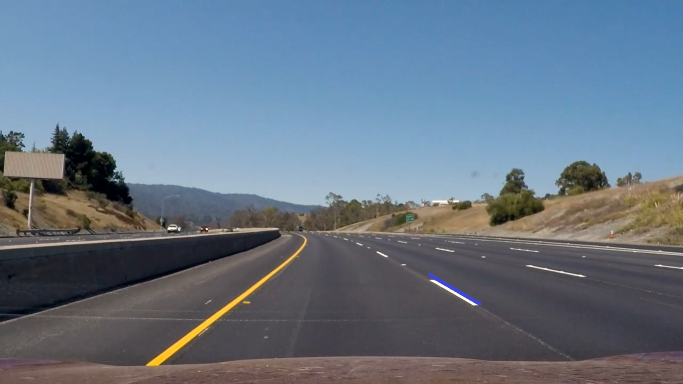
#> input picture test.png, 1366 x 768 px, given in place of find10.mp4, which was not available (shown at 1/2 size)
$ python fuk2.py
#> lines starting #> are read from the running program, lines starting #| are printed output that depends on the picture; after the words box and inside, x2 and y2 are one past the last pixel; in counts of white or black regions, pixels touching at a corner belong together; long printed decimals are rounded; pictures that were not available may be replaced by others from this repository, and a replacement may not be noted
import cv2
import numpy as np
import imutils
import matplotlib.pyplot as plt
import moviepy.editor as mp
# [5 lines of commented-out code are left out]
cap = cv2.VideoCapture("find10.mp4")
# # clip = mp.VideoFileClip("original.mp4")
# # clip_resized = clip.resize(height=360)
while True:
    ret,image=cap.read()
#> image is the input picture: shape (768, 1366, 3); mean B, G, R 133.4, 117.6, 102.7
    lane_image = cv2.GaussianBlur(image,(5,5),0)
    # [4 lines of commented-out code are left out]
    low_white = np.array([0,0, 214])
    up_white = np.array([180, 255, 255])
    hsv=cv2.cvtColor(lane_image, cv2.COLOR_BGR2HSV)
#> hsv: shape (768, 1366, 3); mean H, S, V 91.4, 73.9, 140.6
    mask_white = cv2.inRange(hsv,low_white,up_white)
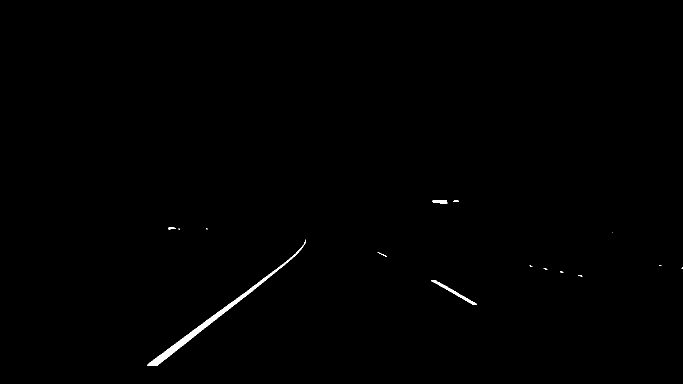
#> mask_white: shape (768, 1366) (shown at 1/2 size); 0.38% white; 15 white regions (9 under 20 px), largest, box (x1, y1, x2, y2) and area: (294, 479, 612, 731) 3179, (862, 560, 954, 610) 517, (864, 400, 895, 407) 153, (336, 455, 352, 459) 46, (755, 504, 774, 513) 31, (907, 401, 918, 404) 30
    result2=cv2.bitwise_and(lane_image,lane_image,mask=mask_white)
    canny2=cv2.Canny(result2,100,250)
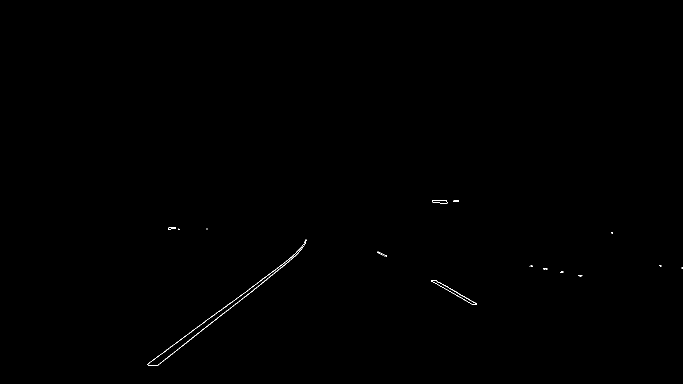
#> canny2: shape (768, 1366) (shown at 1/2 size); 0.14% white in thin lines or dots, all inside (x1, y1, x2, y2) = (294, 400, 1366, 731)
    lines2=cv2.HoughLinesP(canny2,2,np.pi/180,100,np.array([]),minLineLength=10,maxLineGap=1)
#> lines2 = 14 rows, first 6: [506, 580, 541, 552], [391, 657, 439, 621], [363, 693, 426, 642], [515, 565, 569, 525], [296, 727, 364, 677], [542, 551, 572, 527]
    heso_a_am=[]
    heso_b_am=[]
    heso_a_duong=[]
    heso_b_duong=[]
    heso_a=[]
    heso_b=[]
    frame=0
    try:
        for line in lines2:
            x1,y1,x2,y2=line.reshape(4)
            parameters=np.polyfit((x1,x2),(y1,y2),1)
            cv2.line(lane_image,(x1,y1),(x2,y2),(255,0,0),5)
            loai=0
            if abs(parameters[0])>0.3:
                for g in range(len(heso_a)):
                    if abs(heso_a[g]-parameters[0])<0.5:
                        loai+=1
                if loai==0:
                    heso_a.append(parameters[0])
                    heso_b.append(parameters[1])
#> this loop made 14 passes
#> (x1, y1, x2, y2, parameters) on passes 1 to 12: (506, 580, 541, 552, [-0.8, 984.8]), (391, 657, 439, 621, [-0.75, 950.3]), (363, 693, 426, 642, [-0.81, 986.9]), (515, 565, 569, 525, [-0.741, 946.5]), (296, 727, 364, 677, [-0.735, 944.6]), (542, 551, 572, 527, [-0.8, 984.6]), (465, 613, 485, 596, [-0.85, 1008.2]), (344, 708, 362, 693, [-0.833, 994.7]), (363, 677, 398, 651, [-0.743, 946.7]), (872, 561, 952, 607, [0.575, 59.6]), (439, 622, 487, 586, [-0.75, 951.3]), (448, 626, 466, 611, [-0.833, 999.3])
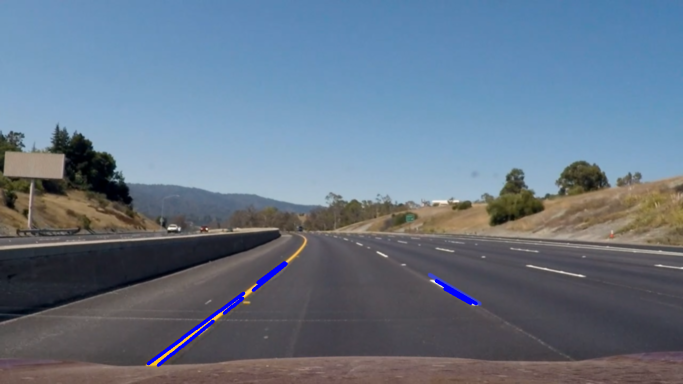
#> lane_image: shape (768, 1366, 3) (shown at 1/2 size); mean B, G, R 134.2, 116.9, 101.8
#> after the loop, heso_a = [-0.8, 0.575]; heso_b = [984.8, 59.6]
        for i in range(len(heso_a)):
            if heso_a[i]<0:
                heso_a_am.append(heso_a[i])
                heso_b_am.append(heso_b[i])
            if parameters[0]>0:
                heso_a_duong.append(heso_a[i])
                heso_b_duong.append(heso_b[i])
#> this loop made 2 passes
#> after the loop, heso_a_am = [-0.8]; heso_a_duong = []; heso_b_am = [984.8]; heso_b_duong = []
        print(heso_a_duong,heso_a_am)
#| [] [-0.8]
# image =cv2.imread('phanlan.png')
# ret,image=cap.read()
        if heso_a_am and heso_a_duong is not None:
            vi_tri_am=0
            vi_tri_duong=0
            max_am=max(heso_a_am)
#> max_am = -0.8
            for d in range(len(heso_a_am)):
                if heso_a_am[d]==max_am:
                    vi_tri_am=d
#> this loop made 1 pass
#> vi_tri_am on pass 1: 0
#> (the run stopped early here; a loop or call above may not have finished)

$ run again, on PHANLAN2.png
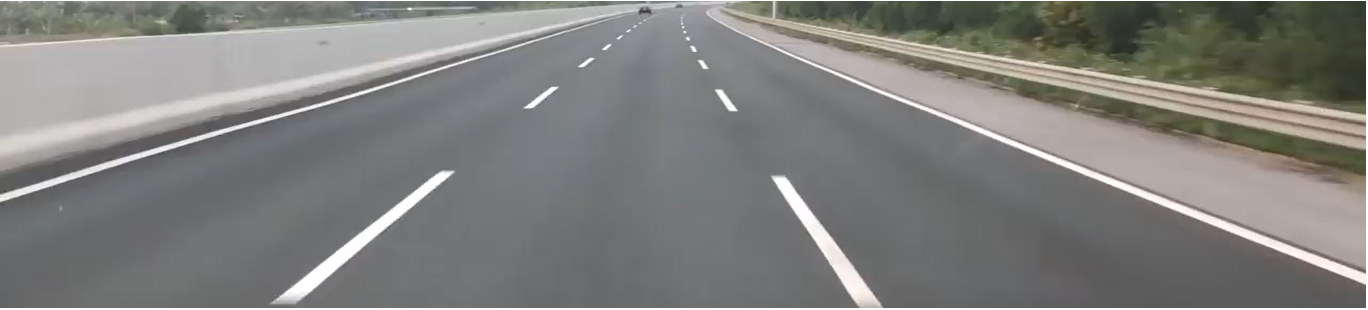
#> input picture PHANLAN2.png, 1368 x 310 px, given in place of find10.mp4, which was not available
#> image is the input picture: shape (310, 1368, 3); mean B, G, R 125.5, 128.1, 127.9
#> hsv: shape (310, 1368, 3); mean H, S, V 68.1, 17, 130.7
#> `mask_white = cv2.inRange(hsv,low_white,up_white)`:
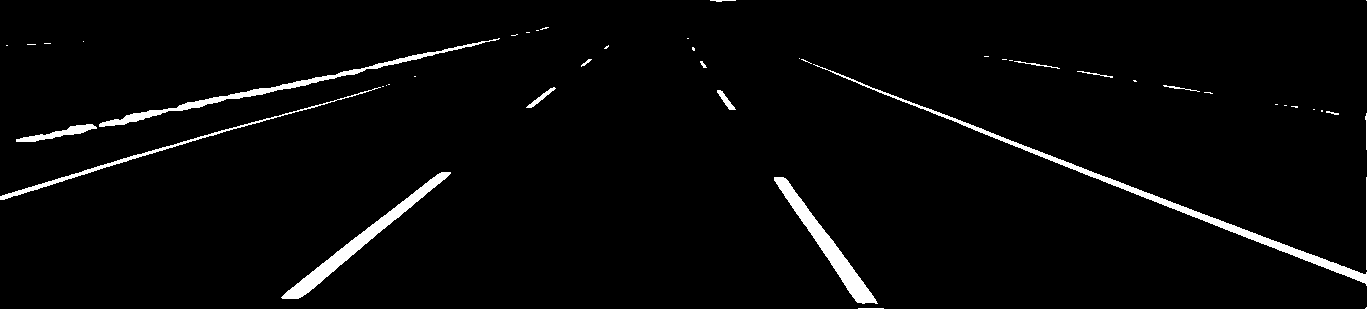
#> mask_white: shape (310, 1368); 3.2% white; 42 white regions (27 under 20 px), largest, box (x1, y1, x2, y2) and area: (0, 0, 1368, 310) 4880, (281, 172, 451, 299) 2296, (774, 177, 878, 304) 2178
#> canny2: shape (310, 1368); 1.5% white in thin lines or dots
#> lines2 = 66 rows, first 6: [493, 308, 684, 308], [798, 58, 809, 63], [983, 129, 1233, 225], [0, 308, 60, 308], [1164, 308, 1293, 308], [30, 136, 43, 134]
#> the loop `for line in lines2:` made 66 passes
#> (x1, y1, x2, y2, parameters) on passes 1 to 8: (493, 308, 684, 308, [2.91e-16, 308]), (798, 58, 809, 63, [0.455, -304.7]), (983, 129, 1233, 225, [0.384, -248.5]), (0, 308, 60, 308, [-1.41e-15, 308]), (1164, 308, 1293, 308, [-2.8e-16, 308]), (30, 136, 43, 134, [-0.154, 140.6]), (1066, 166, 1168, 207, [0.402, -262.5]), (227, 95, 243, 92, [-0.188, 137.6])
#> after the loop `for line in lines2:`:
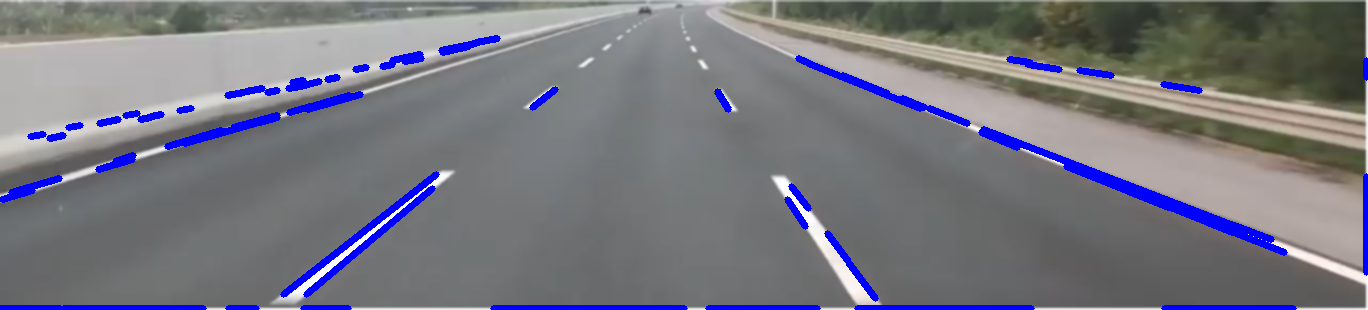
#> lane_image: shape (310, 1368, 3); mean B, G, R 128.8, 118.9, 118.6
#> after the loop `for line in lines2:`: heso_a = [0.455, -0.784, 1.33]; heso_b = [-304.7, 516, -868.7]
#> the loop `for i in range(len(heso_a)):` made 3 passes
#> after the loop `for i in range(len(heso_a)):`: heso_a_am = [-0.784]; heso_a_duong = []; heso_b_am = [516]; heso_b_duong = []
#| [] [-0.7843]
#> max_am = -0.784
#> the loop `for d in range(len(heso_a_am)):` made 1 pass
#> vi_tri_am on pass 1: 0
